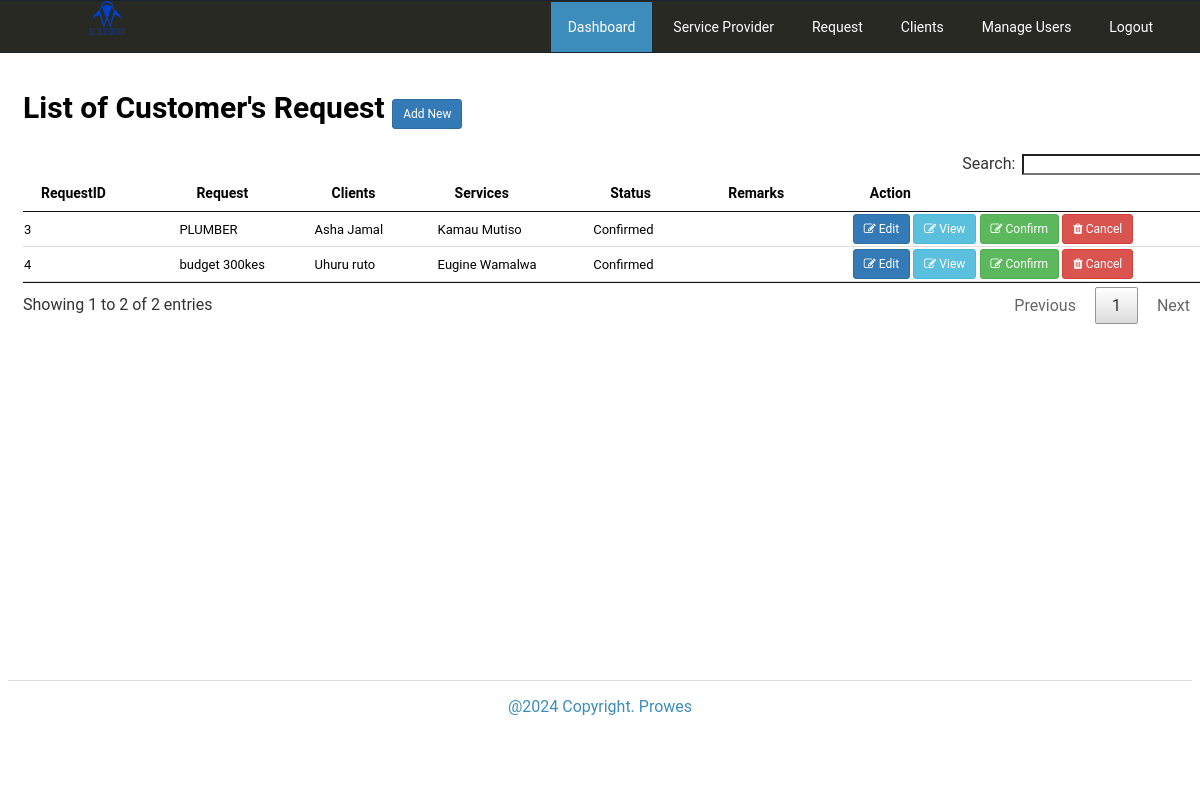
The app's page /admin/request/index.php (signed in), older data.
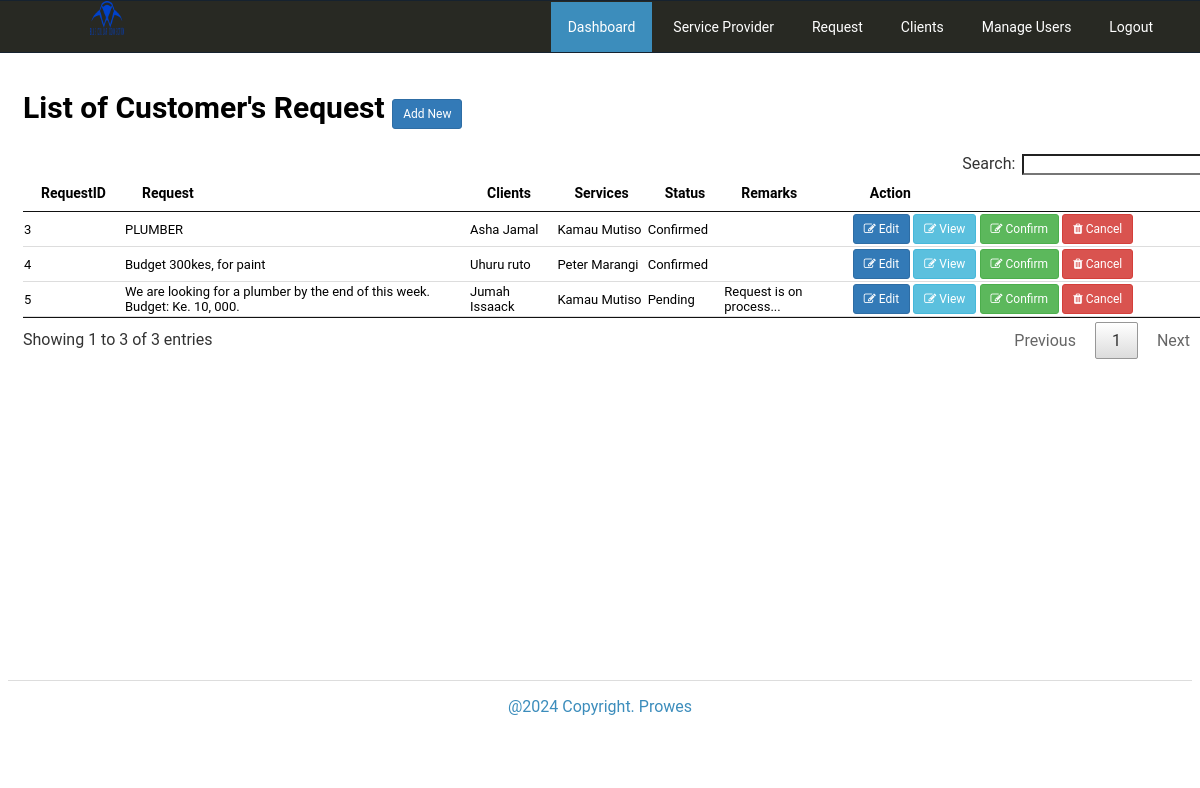
The same page, newer data.
### tables this page shows
CREATE TABLE `tblrequest` (
  `RequestID` int(11) NOT NULL,
  `Request` text NOT NULL,
  `Status` varchar(90) NOT NULL,
  `Remarks` text NOT NULL,
  `ClientID` int(11) NOT NULL,
  `ServiceID` int(11) NOT NULL,
  `USERID` int(11) NOT NULL DEFAULT 0,
  `Viewed` tinyint(1) NOT NULL DEFAULT 0
);

CREATE TABLE `tblclients` (
  `ClientID` int(11) NOT NULL,
  `Fname` varchar(90) NOT NULL,
  `Lname` varchar(90) NOT NULL,
  `Address` text NOT NULL,
  `ContactNo` varchar(30) NOT NULL,
  `Status` varchar(90) NOT NULL DEFAULT 'Pending',
  `cUsername` varchar(90) NOT NULL,
  `cPassword` varchar(90) NOT NULL,
  `PicLoc` text NOT NULL
);

CREATE TABLE `tblserviceprovider` (
  `ServiceID` int(11) NOT NULL,
  `ServiceName` varchar(90) NOT NULL,
  `ServiceContact` varchar(30) NOT NULL,
  `ServiceAddress` text NOT NULL,
  `lat` double NOT NULL DEFAULT 0,
  `lng` double NOT NULL DEFAULT 0,
  `Services` text NOT NULL,
  `EmailAddress` varchar(90) NOT NULL DEFAULT 'ma5755333@gmail.com',
  `spUsername` varchar(90) NOT NULL,
  `spPassword` varchar(90) NOT NULL,
  `Status` varchar(90) NOT NULL DEFAULT 'Confirmed',
  `PicLoc` text NOT NULL
);

### admin/request/index.php (called while the page is built, shortened)
<?php
require_once("../nav/navigation.php");
?>

### includes/database.php (called while the page is built, shortened)
<?php
class Database
{
    public $sql_string = '';
    private $conn;
    public function open_connection()
    {
        $this->conn = new mysqli(server, user, pass, database_name);
    }
    public function setQuery($sql = '')
    {
        $this->sql_string = $sql;
    }
    public function executeQuery()
    {
        $result = $this->conn->query($this->sql_string);
        return $result;
    }
    private function confirm_query($result)
    {
        return $result;
    }
    public function loadResultList($key = '') {
        $cur = $this->executeQuery();
        $array = array();
        if ($cur->num_rows > 0) {
            while ($row = $cur->fetch_object()) {
                if ($key) {
                    $array[$row->$key] = $row;
                } else {
                    $array[] = $row;
                }
            }
        }
        return $array;
    }
}
$mydb = new Database();
?>

### admin/request/list.php (the view, shortened to what this page needs)
?>   <div class="page-header">
		<h2>List of Customer's Request <span><a class="btn btn-primary btn-sm" href="index.php?view=add">Add New</a></span></h2>
	</div>
        <div class="table-responsive">
                <table class="hover" id="dash-tables"   cellspacing="0" >
				  <thead>
				  		<th>RequestID</th>
				  		<th>Request</th>
				  		<th>Clients</th>
				  		<th>Services</th>
				  		<th>Status</th>
				  		<th>Remarks</th>
				  		<th width="30%">Action</th>
				  </thead>
				  <tbody>
				  	<?php
				  		$mydb->setQuery("SELECT *,r.Status as stats
											FROM  `tblrequest` r, `tblserviceprovider` s,`tblclients` c
										WHERE r.ServiceID=s.ServiceID AND r.ClientID=c.ClientID ");
				  		$cur = $mydb->loadResultList();
						foreach ($cur as $result) {
				  		echo '<tr>';
				  		echo '<td>' . $result->RequestID.'</a></td>';
				  		echo '<td>'. $result->Request.'</td>';
				  		echo '<td>'. $result->Fname.' '. $result->Lname.'</td>';
				  		echo '<td>'. $result->ServiceName.'</td>';
				  		echo '<td>'.$result->stats.'</td>';
				  		echo '<td>'. $result->Remarks.'</td>';
				  		  $btn= '
				  			<a title="Confirm" href="index.php?view=edit&id='.$result->RequestID.'" class="btn btn-primary btn-sm  " ><i class="fa fa-edit"></i> Edit</a>
				  			 <a title="View" href="index.php?view=view&id='.$result->RequestID.'" class="btn btn-info btn-sm  " ><i class="fa fa-edit"></i> View</a>
				  			<a title="Confirm" href="controller.php?action=confirm&id='.$result->RequestID.'" class="btn btn-success btn-sm  " ><i class="fa fa-edit"></i> Confirm</a>
				  					 <a title="Cancel" href="controller.php?action=cancel&id='.$result->RequestID.'" class="btn btn-danger btn-sm"><i class="fa fa-trash"></i> Cancel</a>';
				  		echo '<td > '.$btn.'</td>';
				  		echo '</tr>';
				  	}
				  	?>
				  </tbody>
				</table>
			</div>

Row changes from the older to the newer data that the page shows:
changed tblrequest "Uhuru": Request "budget 300kes" → "Budget 300kes, for paint"; ServiceID.ServiceName "Eugine Wamalwa" → "Peter Marangi"
added tblrequest: RequestID "5", Request "We are looking for a plumber by the end of this week. Budget: Ke. 10, 000.", ClientID.Fname "Jumah", ClientID.Lname "Issaack", ServiceID.ServiceName "Kamau Mutiso", Status "Pending", Remarks "Request is on process..."
Text that changed along with them:
text written by a page script: "Search: Showing 1 to 2 of 2 entries Previous 1 Next" → "Search: Showing 1 to 3 of 3 entries Previous 1 Next"
